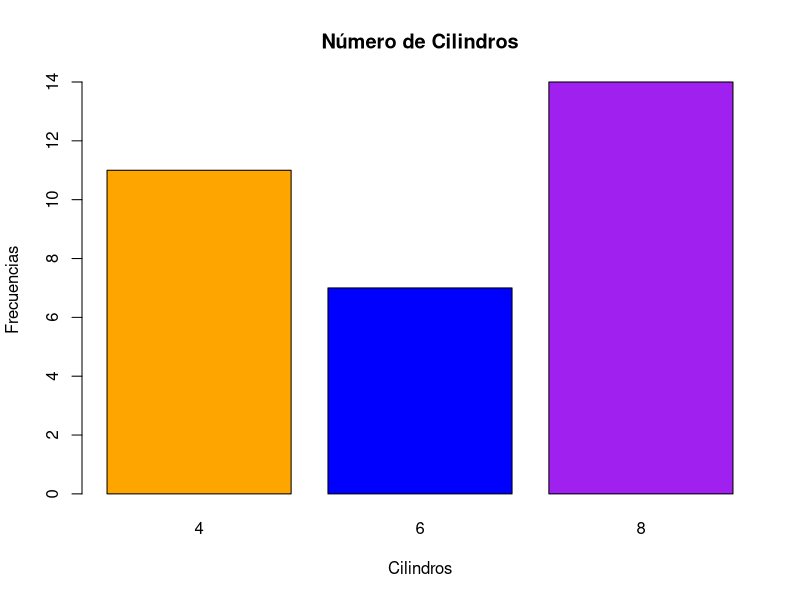
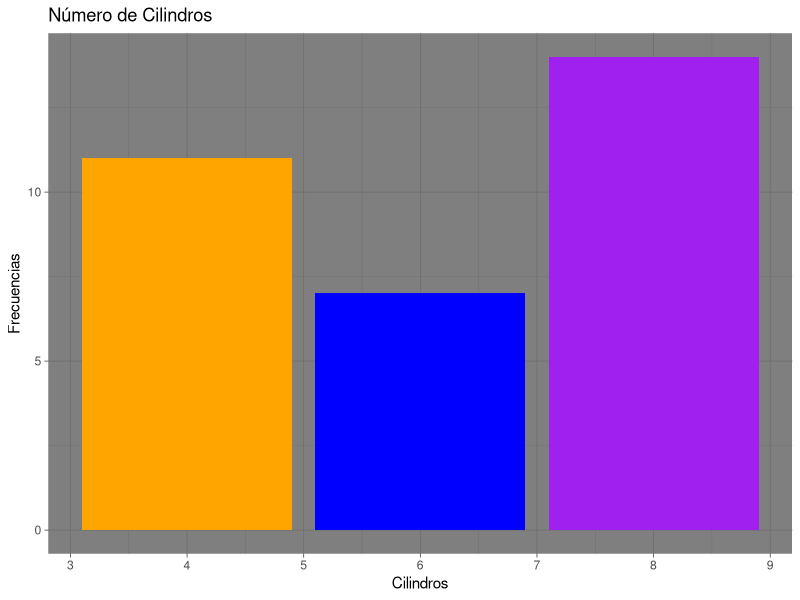

The R source for these figures, in order:
## ---- chunk 1

library(ggplot2)


knitr::opts_chunk$set(echo = TRUE)
## ---- chunk 2
summary(mtcars)

summary(mtcars$cyl)

summary(mtcars$gear)
## ---- chunk 3
summary(mtcars$cyl)
## ---- chunk 4
summary(mtcars$gear)
## ---- chunk 5
x <- table(mtcars$cyl)

colores <- c("orange","blue","purple")

barplot(x,xlab="Cilindros",ylab="Frecuencias",main="Número de Cilindros",col=colores)

# barplot() es una función base del lenguaje de programación R
## ---- chunk 6

ggplot(mtcars,aes(cyl)) + geom_bar(fill=colores) + labs(x="Cilindros",y="Frecuencias",title="Número de Cilindros") + theme_dark()
